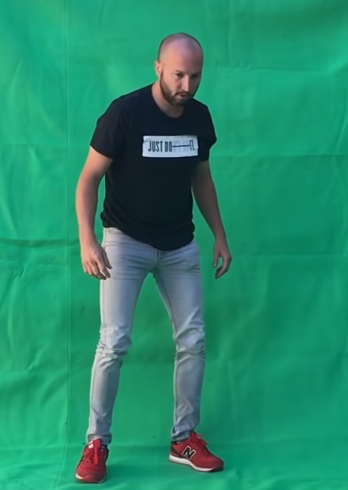
#> input picture test/human4.jpeg, 348 x 490 px
$ python ed.py
#> lines starting #> are read from the running program, lines starting #| are printed output that depends on the picture; after the words box and inside, x2 and y2 are one past the last pixel; in counts of white or black regions, pixels touching at a corner belong together
import cv2

# reading the image
image = cv2.imread("human4.jpeg")
#> image is the input picture: shape (490, 348, 3); mean B, G, R 107.3, 138.3, 37.4
edged = cv2.Canny(image, 10, 250)
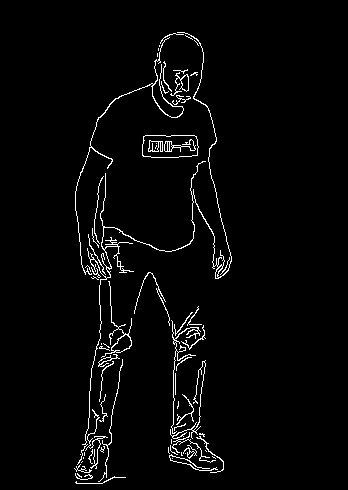
#> edged: shape (490, 348); 2.8% white in thin lines or dots, all inside (x1, y1, x2, y2) = (74, 32, 232, 484)
cv2.imshow("Edges", edged)
cv2.waitKey(0)
